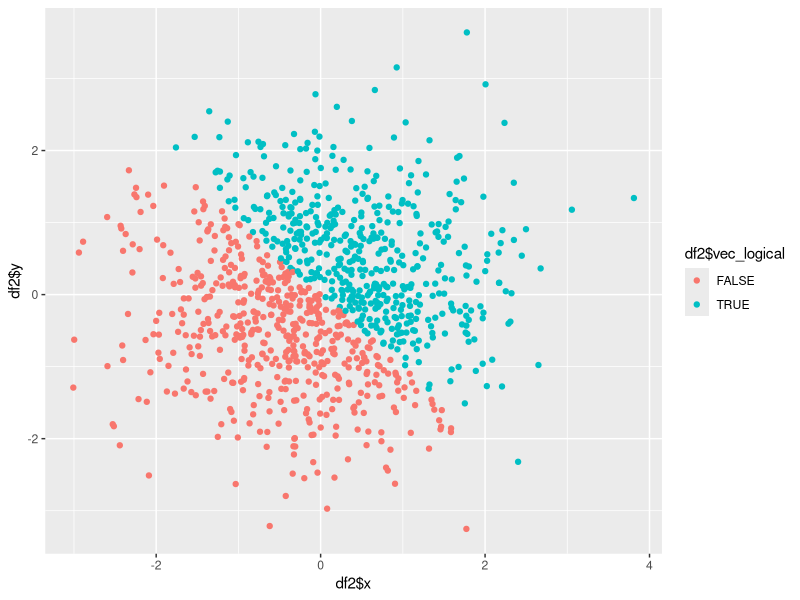
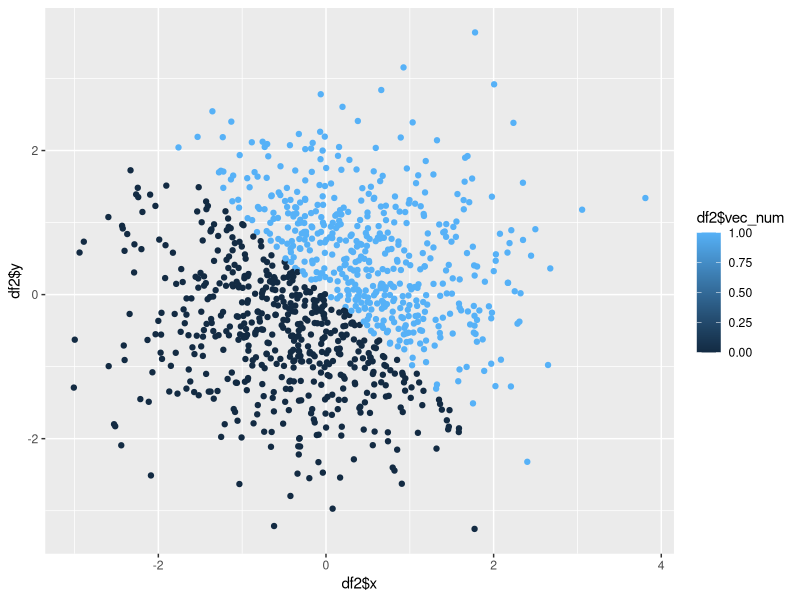
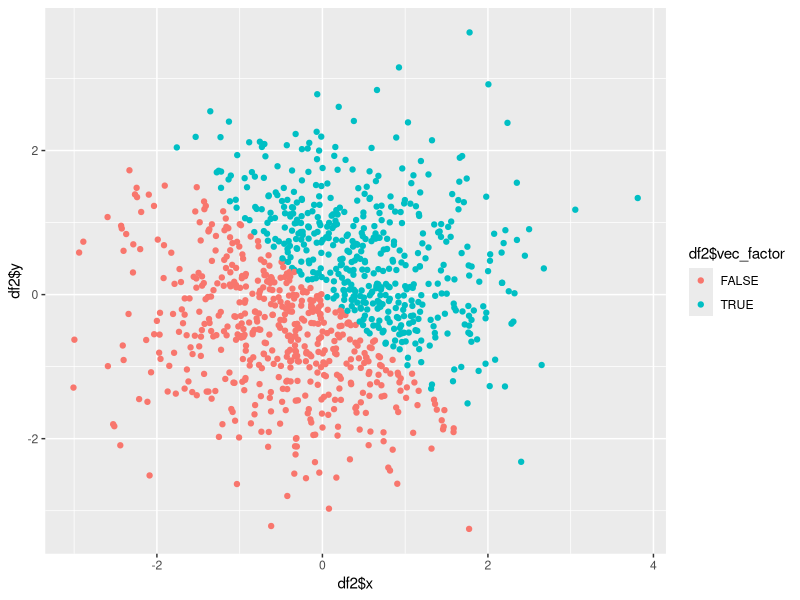

Write R code to recreate these figures, in order.
## ---- chunk 1
library(tidyverse)
## ---- chunk 2
set.seed(1)

df = tibble(
  random_sample = runif(10, min = 0, max = 5),
  vec_logical = (random_sample > 2),
  vec_char = c("A", "B", "C", "D", "E", "a", "b", "c", "d", "e"),
  vec_factor = factor(c("A", "B", "C", "D", "E", "a", "b", "c", "d", "e"))
)
## ---- chunk 3
mean(df$random_sample)
mean(df$vec_logical)
mean(df$vec_char)
mean(df$vec_factor)
## ---- chunk 4
as.factor(df$vec_char)
as.numeric(as.factor(df$vec_char))
## ---- chunk 5
as.character(df$vec_factor)
as.numeric(as.character(df$vec_factor))
## ---- chunk 6
set.seed(1)

df2 = tibble(
  x = rnorm(1000),
  y = rnorm(1000),
  vec_logical = (x + y) > 0,
  vec_num = as.numeric(vec_logical),
  vec_factor = as.factor(vec_logical)
)
## ---- chunk 7
scatter_plot1 = ggplot(df2, aes(x = df2$x, y = df2$y, color = df2$vec_logical)) + geom_point() 
scatter_plot1

scatter_plot2 = ggplot(df2, aes(x = df2$x, y = df2$y, color = df2$vec_num)) + geom_point()
scatter_plot2

scatter_plot3 = ggplot(df2, aes(x = df2$x, y = df2$y, color = df2$vec_factor)) + geom_point()
scatter_plot3
